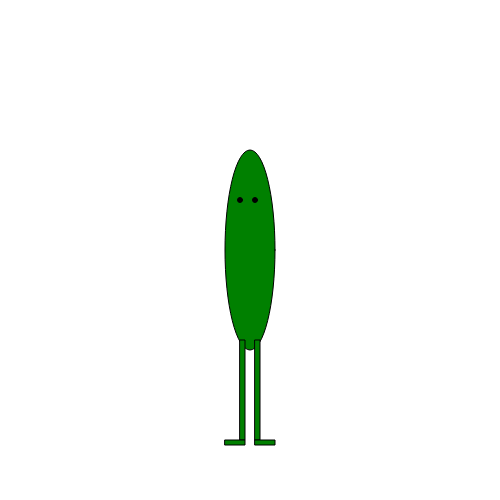
Frame 1 (no input)
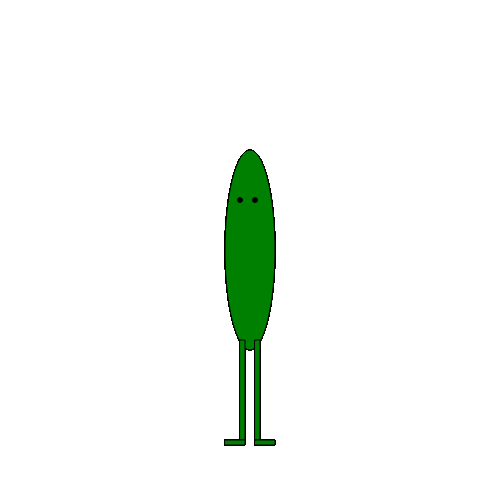
Frame 60 (no input)
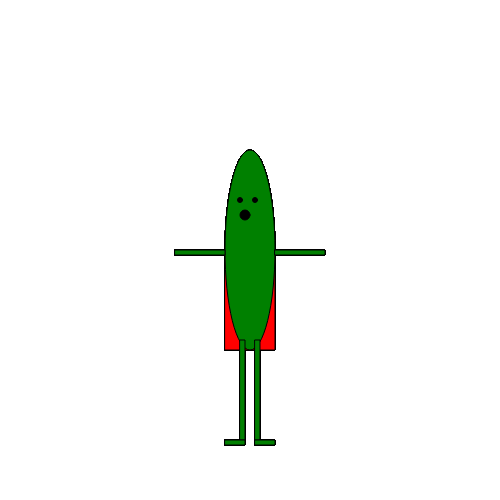
Frame 120 (the mouse pressed at the canvas centre since frame 60)

The p5.js sketch that drew these frames (run headless with seeded random() and noise() and a simulated clock; from frame 60 on, the mouse is pressed at the canvas centre):

// p5.js sketch
// ── sketch.js
function setup() {
  // put setup code here
  createCanvas(500,500);
}

function draw() {
  // put drawing code here



  if (mouseIsPressed) {
    fill('red');
    rect(225,250, 50, 100);

    fill('green');
    ellipse(250, 250, 50, 200);
    rect(240,340, 5, 100);
    rect(225,440, 20, 5);
    rect(255,340, 5, 100);
    rect(255,440, 20, 5);
    rect(275,250, 50,5);
    rect(175,250, 50,5);

    fill('black');
    ellipse(240,200,5,5);
    ellipse(255,200,5,5);
    ellipse(245,215,10,10);
  }


  else {

    fill('green');
    ellipse(250, 250, 50, 200);
    rect(240,340, 5, 100);
    rect(225,440, 20, 5);
    rect(255,340, 5, 100);
    rect(255,440, 20, 5);

    fill('black');
    ellipse(240,200,5,5);
    ellipse(255,200,5,5);

  }

}

function mouseReleased () {
  console.log(mouseX + ',' + mouseY);
}
